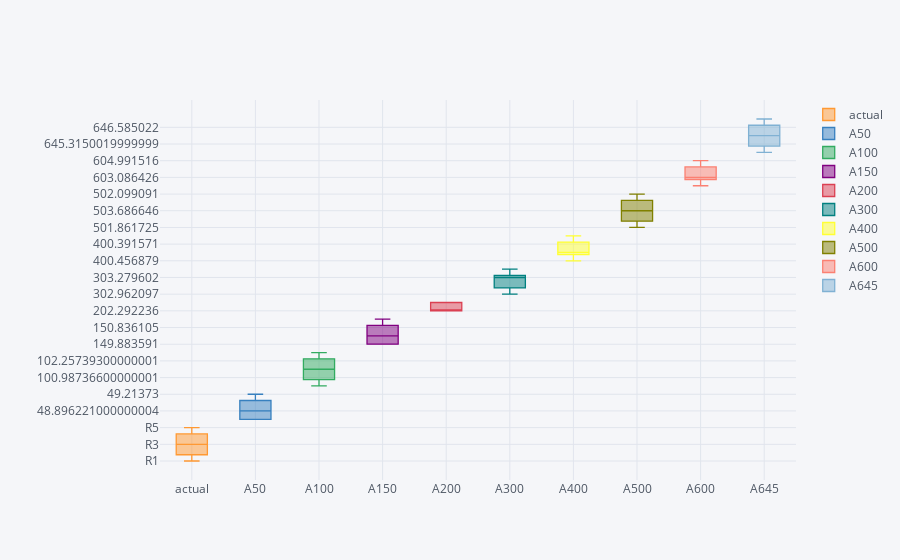

Source (notebook cell):
### Code cell
ultra_df.iplot(kind='box')

### Figure 1 — Plotly figure (JSON) as saved in the notebook; plotly's stock layout.template omitted (floating-point values rounded to 4 significant figures)
{"data": [{"boxpoints": false, "line": {"width": 1.3}, "marker": {"color": "rgba(255, 153, 51, 1.0)"}, "name": "actual", "orientation": "v", "type": "box", "y": ["R1", "R2", "R3", "R4", "R5"]}, {"boxpoints": false, "line": {"width": 1.3}, "marker": {"color": "rgba(55, 128, 191, 1.0)"}, "name": "A50", "orientation": "v", "type": "box", "y": [51.12, 48.9, 51.12, 50.17, 49.21]}, {"boxpoints": false, "line": {"width": 1.3}, "marker": {"color": "rgba(50, 171, 96, 1.0)"}, "name": "A100", "orientation": "v", "type": "box", "y": [100.7, 101.0, 101.3, 102.3, 100.0]}, {"boxpoints": false, "line": {"width": 1.3}, "marker": {"color": "rgba(128, 0, 128, 1.0)"}, "name": "A150", "orientation": "v", "type": "box", "y": [149.9, 148.9, 149.9, 150.8, 149.6]}, {"boxpoints": false, "line": {"width": 1.3}, "marker": {"color": "rgba(219, 64, 82, 1.0)"}, "name": "A200", "orientation": "v", "type": "box", "y": [202.3, 199.1, 202.3, 199.1, 202.3]}, {"boxpoints": false, "line": {"width": 1.3}, "marker": {"color": "rgba(0, 128, 128, 1.0)"}, "name": "A300", "orientation": "v", "type": "box", "y": [303.0, 302.6, 303.3, 300.1, 303.3]}, {"boxpoints": false, "line": {"width": 1.3}, "marker": {"color": "rgba(255, 255, 51, 1.0)"}, "name": "A400", "orientation": "v", "type": "box", "y": [400.5, 401.7, 401.7, 400.4, 401.4]}, {"boxpoints": false, "line": {"width": 1.3}, "marker": {"color": "rgba(128, 128, 0, 1.0)"}, "name": "A500", "orientation": "v", "type": "box", "y": [501.9, 502.0, 503.7, 503.4, 502.1]}, {"boxpoints": false, "line": {"width": 1.3}, "marker": {"color": "rgba(251, 128, 114, 1.0)"}, "name": "A600", "orientation": "v", "type": "box", "y": [603.4, 603.1, 603.1, 605.6, 605.0]}, {"boxpoints": false, "line": {"width": 1.3}, "marker": {"color": "rgba(128, 177, 211, 1.0)"}, "name": "A645", "orientation": "v", "type": "box", "y": [646.9, 645.3, 647.2, 646.6, 647.5]}], "layout": {"legend": {"bgcolor": "#F5F6F9", "font": {"color": "#4D5663"}}, "paper_bgcolor": "#F5F6F9", "plot_bgcolor": "#F5F6F9", "title": {"font": {"color": "#4D5663"}}, "xaxis": {"gridcolor": "#E1E5ED", "showgrid": true, "tickfont": {"color": "#4D5663"}, "title": {"font": {"color": "#4D5663"}, "text": ""}, "zerolinecolor": "#E1E5ED"}, "yaxis": {"gridcolor": "#E1E5ED", "showgrid": true, "tickfont": {"color": "#4D5663"}, "title": {"font": {"color": "#4D5663"}, "text": ""}, "zerolinecolor": "#E1E5ED"}}}
